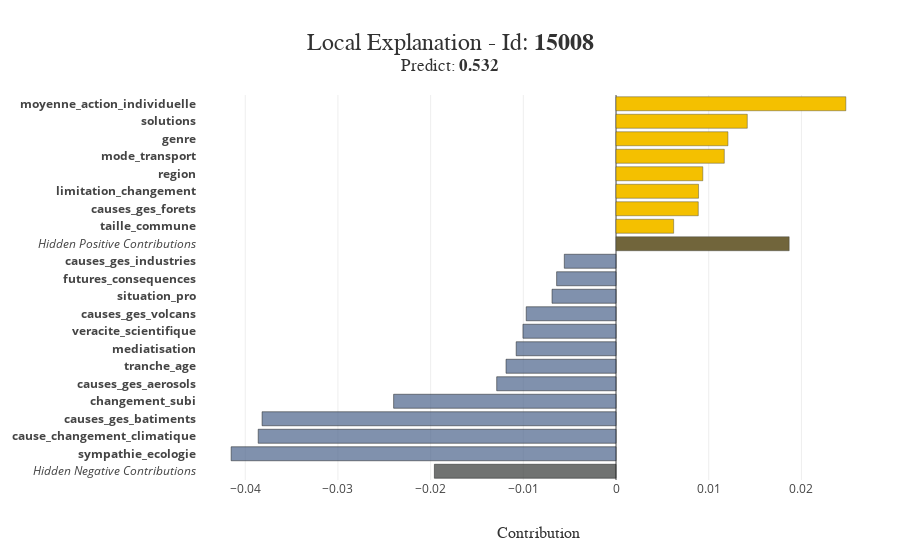

Write notebook code for a chart like this one.
### Code cell
#détail pour un individu
xpl.plot.local_plot(index=Xtest.iloc[0].name)

### Figure 1 — Plotly figure (JSON) as saved in the notebook; plotly's stock layout.template omitted (floating-point values rounded to 4 significant figures)
{"data": [{"customdata": ["<b>Hidden Negative Contributions</b>"], "hovertemplate": "%{customdata}<br />Contribution: %{x:.4f}<extra></extra>", "marker": {"color": "rgba(52, 55, 54, 0.7)", "line": {"color": "rgba(27, 28, 28, 1.0)", "width": 0.5}}, "orientation": "h", "showlegend": false, "type": "bar", "x": [-0.0196], "y": ["<i>Hidden Negative Contributions</i>"]}, {"customdata": ["<b>sympathie_ecologie :</b><br />peu"], "hovertemplate": "%{customdata}<br />Contribution: %{x:.4f}<extra></extra>", "marker": {"color": "rgba(74, 99, 138, 0.7)", "line": {"color": "rgba(27, 28, 28, 1.0)", "width": 0.5}}, "orientation": "h", "showlegend": false, "type": "bar", "x": [-0.04152], "y": ["<b>sympathie_ecologie</b>"]}, {"customdata": ["<b>cause_changement_climatique :</b><br />phenomene_naturel"], "hovertemplate": "%{customdata}<br />Contribution: %{x:.4f}<extra></extra>", "marker": {"color": "rgba(74, 99, 138, 0.7)", "line": {"color": "rgba(27, 28, 28, 1.0)", "width": 0.5}}, "orientation": "h", "showlegend": false, "type": "bar", "x": [-0.0386], "y": ["<b>cause_changement_climatique</b>"]}, {"customdata": ["<b>causes_ges_batiments :</b><br />Peu"], "hovertemplate": "%{customdata}<br />Contribution: %{x:.4f}<extra></extra>", "marker": {"color": "rgba(74, 99, 138, 0.7)", "line": {"color": "rgba(27, 28, 28, 1.0)", "width": 0.5}}, "orientation": "h", "showlegend": false, "type": "bar", "x": [-0.03818], "y": ["<b>causes_ges_batiments</b>"]}, {"customdata": ["<b>changement_subi :</b><br />Non, jamais"], "hovertemplate": "%{customdata}<br />Contribution: %{x:.4f}<extra></extra>", "marker": {"color": "rgba(74, 99, 138, 0.7)", "line": {"color": "rgba(27, 28, 28, 1.0)", "width": 0.5}}, "orientation": "h", "showlegend": false, "type": "bar", "x": [-0.02399], "y": ["<b>changement_subi</b>"]}, {"customdata": ["<b>causes_ges_aerosols :</b><br />Peu"], "hovertemplate": "%{customdata}<br />Contribution: %{x:.4f}<extra></extra>", "marker": {"color": "rgba(74, 99, 138, 0.7)", "line": {"color": "rgba(27, 28, 28, 1.0)", "width": 0.5}}, "orientation": "h", "showlegend": false, "type": "bar", "x": [-0.01287], "y": ["<b>causes_ges_aerosols</b>"]}, {"customdata": ["<b>tranche_age :</b><br />25-34 ans"], "hovertemplate": "%{customdata}<br />Contribution: %{x:.4f}<extra></extra>", "marker": {"color": "rgba(74, 99, 138, 0.7)", "line": {"color": "rgba(27, 28, 28, 1.0)", "width": 0.5}}, "orientation": "h", "showlegend": false, "type": "bar", "x": [-0.01187], "y": ["<b>tranche_age</b>"]}, {"customdata": ["<b>mediatisation :</b><br />On en parle suffisamment"], "hovertemplate": "%{customdata}<br />Contribution: %{x:.4f}<extra></extra>", "marker": {"color": "rgba(74, 99, 138, 0.7)", "line": {"color": "rgba(27, 28, 28, 1.0)", "width": 0.5}}, "orientation": "h", "showlegend": false, "type": "bar", "x": [-0.01077], "y": ["<b>mediatisation</b>"]}, {"customdata": ["<b>veracite_scientifique :</b><br />scientifique_exagere"], "hovertemplate": "%{customdata}<br />Contribution: %{x:.4f}<extra></extra>", "marker": {"color": "rgba(74, 99, 138, 0.7)", "line": {"color": "rgba(27, 28, 28, 1.0)", "width": 0.5}}, "orientation": "h", "showlegend": false, "type": "bar", "x": [-0.01004], "y": ["<b>veracite_scientifique</b>"]}, {"customdata": ["<b>causes_ges_volcans :</b><br />Pas du tout"], "hovertemplate": "%{customdata}<br />Contribution: %{x:.4f}<extra></extra>", "marker": {"color": "rgba(74, 99, 138, 0.7)", "line": {"color": "rgba(27, 28, 28, 1.0)", "width": 0.5}}, "orientation": "h", "showlegend": false, "type": "bar", "x": [-0.00969], "y": ["<b>causes_ges_volcans</b>"]}, {"customdata": ["<b>situation_pro :</b><br />...exercez actuellement une profession"], "hovertemplate": "%{customdata}<br />Contribution: %{x:.4f}<extra></extra>", "marker": {"color": "rgba(74, 99, 138, 0.7)", "line": {"color": "rgba(27, 28, 28, 1.0)", "width": 0.5}}, "orientation": "h", "showlegend": false, "type": "bar", "x": [-0.006904], "y": ["<b>situation_pro</b>"]}, {"customdata": ["<b>futures_consequences :</b><br />Il y aura des modifications de climat mais on s'y<br />adaptera sans trop de mal"], "hovertemplate": "%{customdata}<br />Contribution: %{x:.4f}<extra></extra>", "marker": {"color": "rgba(74, 99, 138, 0.7)", "line": {"color": "rgba(27, 28, 28, 1.0)", "width": 0.5}}, "orientation": "h", "showlegend": false, "type": "bar", "x": [-0.006409], "y": ["<b>futures_consequences</b>"]}, {"customdata": ["<b>causes_ges_industries :</b><br />Beaucoup"], "hovertemplate": "%{customdata}<br />Contribution: %{x:.4f}<extra></extra>", "marker": {"color": "rgba(74, 99, 138, 0.7)", "line": {"color": "rgba(27, 28, 28, 1.0)", "width": 0.5}}, "orientation": "h", "showlegend": false, "type": "bar", "x": [-0.005579], "y": ["<b>causes_ges_industries</b>"]}, {"customdata": ["<b>Hidden Positive Contributions</b>"], "hovertemplate": "%{customdata}<br />Contribution: %{x:.4f}<extra></extra>", "marker": {"color": "rgba(113, 101, 59, 1.0)", "line": {"color": "rgba(52, 55, 54, 0.8)", "width": 0.5}}, "orientation": "h", "showlegend": false, "type": "bar", "x": [0.01868], "y": ["<i>Hidden Positive Contributions</i>"]}, {"customdata": ["<b>taille_commune :</b><br />Dans une agglomération de 100.000 habitants et<br />plus, en province"], "hovertemplate": "%{customdata}<br />Contribution: %{x:.4f}<extra></extra>", "marker": {"color": "rgba(244, 192, 0, 1.0)", "line": {"color": "rgba(52, 55, 54, 0.8)", "width": 0.5}}, "orientation": "h", "showlegend": false, "type": "bar", "x": [0.006219], "y": ["<b>taille_commune</b>"]}, {"customdata": ["<b>causes_ges_forets :</b><br />Assez"], "hovertemplate": "%{customdata}<br />Contribution: %{x:.4f}<extra></extra>", "marker": {"color": "rgba(244, 192, 0, 1.0)", "line": {"color": "rgba(52, 55, 54, 0.8)", "width": 0.5}}, "orientation": "h", "showlegend": false, "type": "bar", "x": [0.008874], "y": ["<b>causes_ges_forets</b>"]}, {"customdata": ["<b>limitation_changement :</b><br />Oui, certainement"], "hovertemplate": "%{customdata}<br />Contribution: %{x:.4f}<extra></extra>", "marker": {"color": "rgba(244, 192, 0, 1.0)", "line": {"color": "rgba(52, 55, 54, 0.8)", "width": 0.5}}, "orientation": "h", "showlegend": false, "type": "bar", "x": [0.008903], "y": ["<b>limitation_changement</b>"]}, {"customdata": ["<b>region :</b><br />Pays de la Loire"], "hovertemplate": "%{customdata}<br />Contribution: %{x:.4f}<extra></extra>", "marker": {"color": "rgba(244, 192, 0, 1.0)", "line": {"color": "rgba(52, 55, 54, 0.8)", "width": 0.5}}, "orientation": "h", "showlegend": false, "type": "bar", "x": [0.009365], "y": ["<b>region</b>"]}, {"customdata": ["<b>mode_transport :</b><br />Les transports en commun urbains (dont métro)"], "hovertemplate": "%{customdata}<br />Contribution: %{x:.4f}<extra></extra>", "marker": {"color": "rgba(244, 192, 0, 1.0)", "line": {"color": "rgba(52, 55, 54, 0.8)", "width": 0.5}}, "orientation": "h", "showlegend": false, "type": "bar", "x": [0.01168], "y": ["<b>mode_transport</b>"]}, {"customdata": ["<b>genre :</b><br />Un homme"], "hovertemplate": "%{customdata}<br />Contribution: %{x:.4f}<extra></extra>", "marker": {"color": "rgba(244, 192, 0, 1.0)", "line": {"color": "rgba(52, 55, 54, 0.8)", "width": 0.5}}, "orientation": "h", "showlegend": false, "type": "bar", "x": [0.01207], "y": ["<b>genre</b>"]}, {"customdata": ["<b>solutions :</b><br />changer"], "hovertemplate": "%{customdata}<br />Contribution: %{x:.4f}<extra></extra>", "marker": {"color": "rgba(244, 192, 0, 1.0)", "line": {"color": "rgba(52, 55, 54, 0.8)", "width": 0.5}}, "orientation": "h", "showlegend": false, "type": "bar", "x": [0.01416], "y": ["<b>solutions</b>"]}, {"customdata": ["<b>moyenne_action_individuelle :</b><br />3.3333333333333335"], "hovertemplate": "%{customdata}<br />Contribution: %{x:.4f}<extra></extra>", "marker": {"color": "rgba(244, 192, 0, 1.0)", "line": {"color": "rgba(52, 55, 54, 0.8)", "width": 0.5}}, "orientation": "h", "showlegend": false, "type": "bar", "x": [0.02479], "y": ["<b>moyenne_action_individuelle</b>"]}], "layout": {"barmode": "group", "height": 550, "hovermode": "closest", "margin": {"b": 70, "l": 150, "r": 20, "t": 95}, "title": {"font": {"color": "rgb(50, 50, 50)", "family": "Arial", "size": 24}, "text": "Local Explanation - Id: <b>15008</b><br><sup>Predict: <b>0.532</b></sup>", "x": 0.5, "xanchor": "center", "y": 0.9091, "yanchor": "middle"}, "width": 900, "xaxis": {"title": {"font": {"color": "rgb(50, 50, 50)", "family": "Arial Black", "size": 16}, "text": "Contribution"}}, "yaxis": {"automargin": true, "dtick": 1, "title": {"font": {"color": "rgb(50, 50, 50)", "family": "Arial Black", "size": 16}}, "type": "category"}}}
